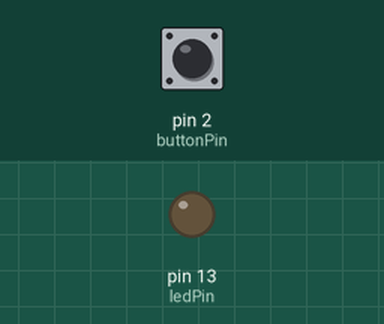
Simulated run of this sketch. Board: Arduino Uno, built with avr-gcc and run on an emulated ATmega328P. Parts: output pins drawn as LEDs (lit = HIGH). The inputs (shaded band) are chosen by the test bench; at power-on: pin 2 (buttonPin) LOW.

Above: at 1.2 s.
1.3 s: pin 2 (buttonPin) pulled HIGH for 0.15 s
At 1.37 s:
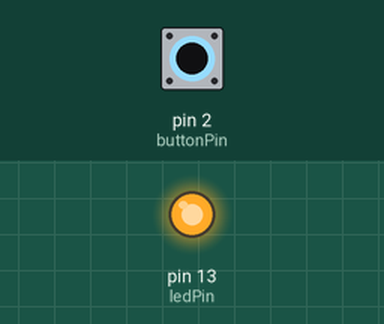
2.9 s: pin 2 (buttonPin) pulled HIGH for 3.2 s
At 7.5 s:
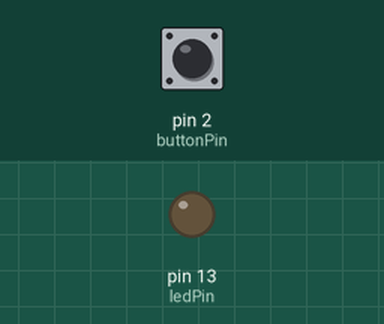
Timing chart, 0 to 9.0 s (numbered marks = the images above; inputs shaded):
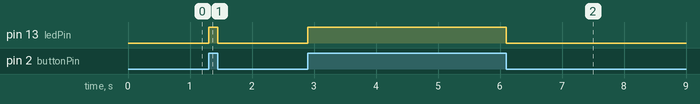

Measured:
- after the input at 1.3 s, pin 13 (ledPin): LOW → HIGH at once, → LOW 0.15 s later
- after the input at 2.9 s, pin 13 (ledPin): LOW → HIGH at once, → LOW 3.2 s later

The sketch:

test_mini_led_btn_board.ino
```cpp
/******************************************************************
 * Sketch to test the Mini Led Btn v1 board
 * Can be used with any Arduino board
 *
 * Connections (Arduino --> Board):
 * D13  --> OUT
 * D2   --> IN
 * 5V/3.3V --> VCC
 * GND  --> GND
 ******************************************************************/

const int ledPin = 13;       // The LED is connected to digital pin 13
const int buttonPin = 2;     // The button is connected to digital pin 2

int buttonState = 0;

void setup() {
  // Configure the LED pin as an output
  pinMode(ledPin, OUTPUT);

  // Configure the button pin as an input
  // External pull-down resistor is used, so we do NOT use INPUT_PULLUP
  pinMode(buttonPin, INPUT);
}

void loop() {
  // Read the current state of the button (HIGH if pressed, LOW if not)
  buttonState = digitalRead(buttonPin);

  // If the button is pressed
  if (buttonState == HIGH) {
    // Turn the LED on
    digitalWrite(ledPin, HIGH);
  } else {
    // Otherwise, turn the LED off
    digitalWrite(ledPin, LOW);
  }

  // Small delay to reduce button bouncing effects
  // This acts as a simple software debounce
  delay(50);
}
```
